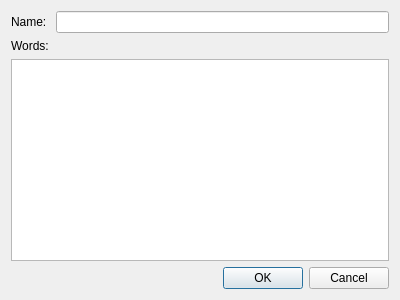
<?xml version="1.0" encoding="UTF-8"?>
<ui version="4.0">
 <class>EditWordListDialog</class>
 <widget class="QDialog" name="EditWordListDialog">
  <property name="geometry">
   <rect>
    <x>0</x>
    <y>0</y>
    <width>400</width>
    <height>300</height>
   </rect>
  </property>
  <property name="windowTitle">
   <string>Dialog</string>
  </property>
  <layout class="QVBoxLayout" name="verticalLayout_2">
   <item>
    <layout class="QVBoxLayout" name="verticalLayout">
     <item>
      <layout class="QFormLayout" name="formLayout">
       <item row="0" column="1">
        <widget class="QLineEdit" name="nameEdit"/>
       </item>
       <item row="0" column="0">
        <widget class="QLabel" name="label">
         <property name="text">
          <string>Name: </string>
         </property>
        </widget>
       </item>
      </layout>
     </item>
     <item>
      <widget class="QLabel" name="label_2">
       <property name="text">
        <string>Words:</string>
       </property>
      </widget>
     </item>
     <item>
      <widget class="QPlainTextEdit" name="wordListEdit"/>
     </item>
     <item>
      <widget class="QDialogButtonBox" name="buttonBox">
       <property name="standardButtons">
        <set>QDialogButtonBox::Cancel|QDialogButtonBox::Ok</set>
       </property>
      </widget>
     </item>
    </layout>
   </item>
  </layout>
 </widget>
 <resources/>
 <connections/>
</ui>
